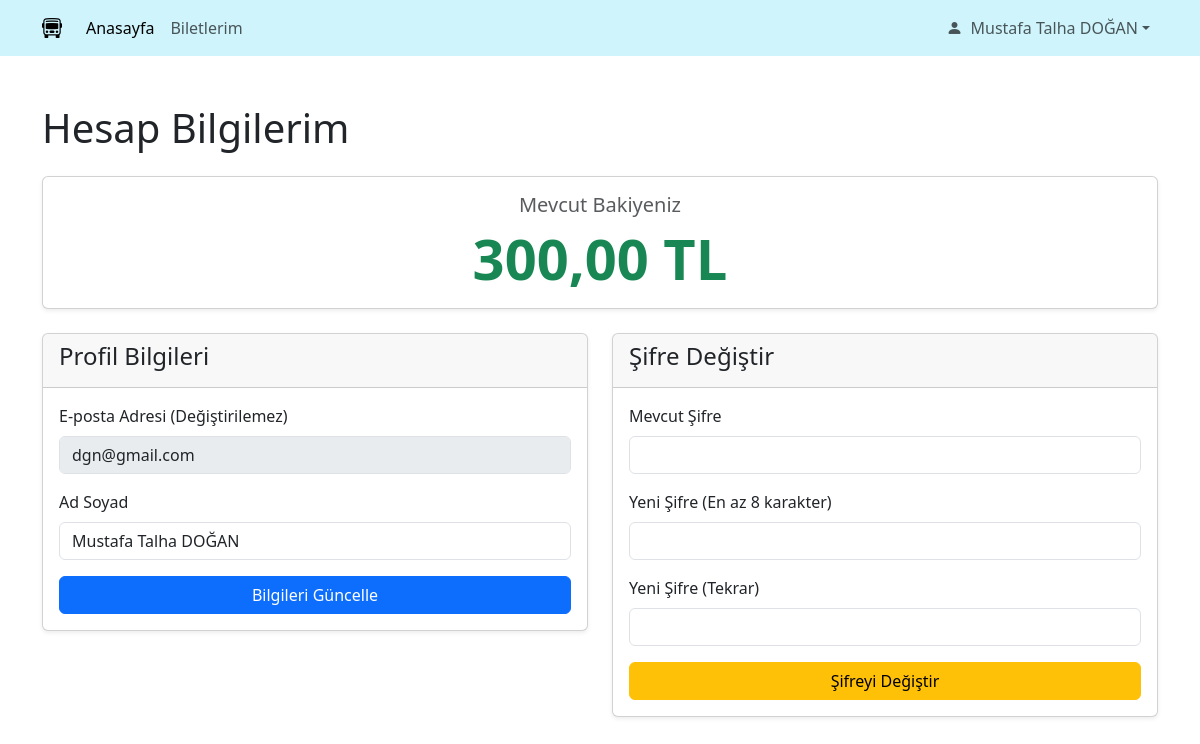
Before: /my-account.php (signed in) with the older database file.
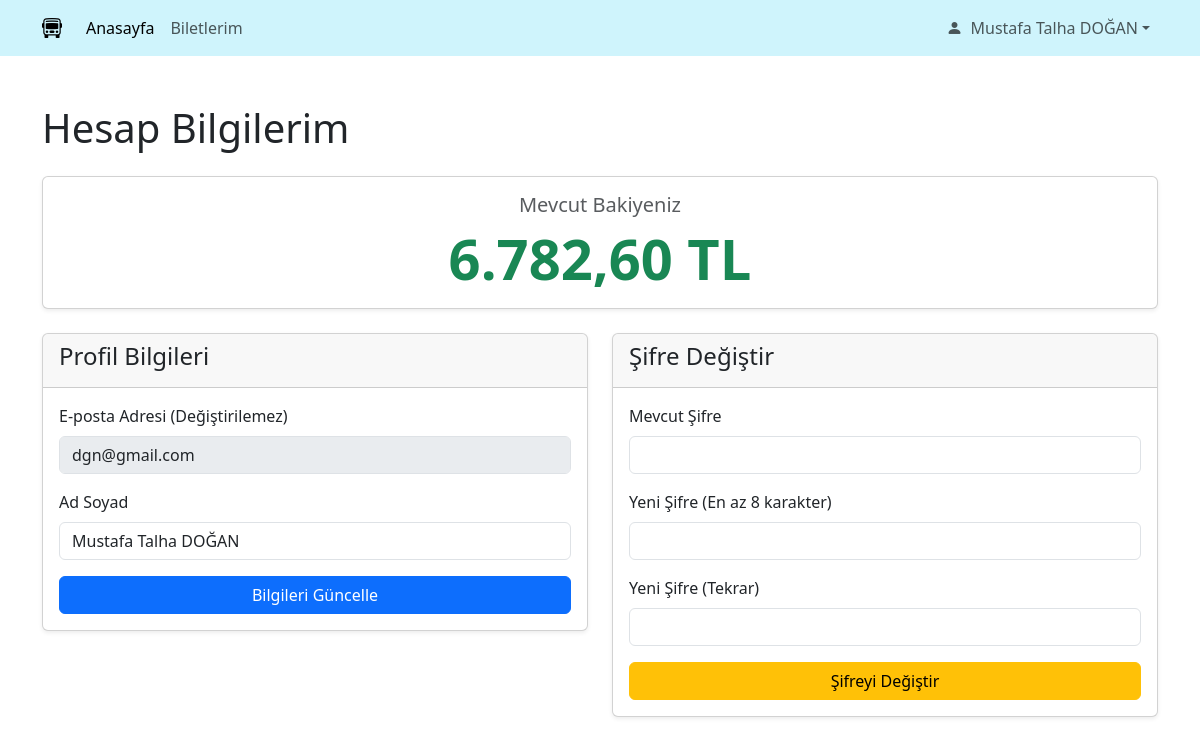
After: the same page with the newer database file.
### tables this page shows
CREATE TABLE "User" (
	"id"	TEXT NOT NULL UNIQUE,
	"full_name"	TEXT NOT NULL,
	"email"	TEXT NOT NULL UNIQUE,
	"role"	TEXT NOT NULL,
	"password"	TEXT NOT NULL,
	"company_id"	NUMERIC,
	"balance"	REAL DEFAULT 800,
	"created_at"	TEXT NOT NULL,
	PRIMARY KEY("id"),
	FOREIGN KEY("company_id") REFERENCES "Bus_Company"("id"),
	CHECK("role" IN ('user', 'company', 'admin'))
);

### public/my-account.php (the view, shortened to what this page needs)
<?php
require_once __DIR__ . '/../app/config.php';
$user_id = $_SESSION['user_id'];
$stmt = $pdo->prepare("SELECT full_name, email, balance FROM User WHERE id = :user_id");
$stmt->execute([':user_id' => $user_id]);
$current_user = $stmt->fetch(PDO::FETCH_ASSOC);
?>
<!DOCTYPE html>
<html lang="tr">
<head>
    <link href="https://cdn.jsdelivr.net/npm/bootstrap@5.3.2/dist/css/bootstrap.min.css" rel="stylesheet">
    <link rel="stylesheet" href="https://cdn.jsdelivr.net/npm/bootstrap-icons@1.11.1/font/bootstrap-icons.css">
    <link rel="stylesheet" href="assets/css/header.css">
</head>
<body>
<?php require_once 'assets/partials/header.php'; ?>
<main class="container my-5">
    <h1 class="mb-4">Hesap Bilgilerim</h1>
    <div class="row g-4">
        <div class="col-12">
            <div class="card text-center shadow-sm">
                <div class="card-body">
                    <h5 class="card-title text-muted">Mevcut Bakiyeniz</h5>
                    <p class="card-text display-4 fw-bold text-success">
                        <?php echo htmlspecialchars(number_format($current_user['balance'], 2, ',', '.')); ?> TL
                    </p>
                </div>
            </div>
        </div>
        <div class="col-md-6">
            <div class="card shadow-sm">
                <div class="card-header">
                    <h4>Profil Bilgileri</h4>
                </div>
                <div class="card-body">
                    <form method="POST">
                        <div class="mb-3">
                            <label for="email" class="form-label">E-posta Adresi (Değiştirilemez)</label>
                            <input type="email" id="email" class="form-control" value="<?php echo htmlspecialchars($current_user['email']); ?>" disabled readonly>
                        </div>
                        <div class="mb-3">
                            <label for="full_name" class="form-label">Ad Soyad</label>
                            <input type="text" id="full_name" name="full_name" class="form-control" value="<?php echo htmlspecialchars($current_user['full_name']); ?>" required>
                        </div>
                        <button type="submit" name="update_profile" class="btn btn-primary w-100">Bilgileri Güncelle</button>
                    </form>
                </div>
            </div>
        </div>
        <div class="col-md-6">
            <div class="card shadow-sm">
                <div class="card-header">
                    <h4>Şifre Değiştir</h4>
                </div>
                <div class="card-body">
                    <form method="POST">
                        <div class="mb-3">
                            <label for="current_password" class="form-label">Mevcut Şifre</label>
                            <input type="password" id="current_password" name="current_password" class="form-control" required>
                        </div>
                        <div class="mb-3">
                            <label for="new_password" class="form-label">Yeni Şifre (En az 8 karakter)</label>
                            <input type="password" id="new_password" name="new_password" class="form-control" required>
                        </div>
                        <div class="mb-3">
                            <label for="confirm_password" class="form-label">Yeni Şifre (Tekrar)</label>
                            <input type="password" id="confirm_password" name="confirm_password" class="form-control" required>
                        </div>
                        <button type="submit" name="change_password" class="btn btn-warning w-100">Şifreyi Değiştir</button>
                    </form>
                </div>
            </div>
        </div>
    </div>
</main>
</body>
</html>

### public/assets/partials/header.php (shortened to what this page needs)
<header class="header">
    <nav class="navbar navbar-expand-md bg-info-subtle">
        <div class="container">
            <a class="navbar-brand header-image" href="/">
                <i class="bi bi-bus-front"></i>
            </a>
            <div class="collapse navbar-collapse" id="navbarSupportedContent">
                <ul class="navbar-nav me-auto mb-2 mb-lg-0">
                    <li class="nav-item">
                        <a class="nav-link active" aria-current="page" href="index.php">Anasayfa</a>
                    </li>
                    <li class="nav-item">
                        <a class="nav-link" href="/my-tickets.php">Biletlerim</a>
                    </li>
                    </ul>
                <ul class="navbar-nav ms-auto mb-2 mb-lg-0">
                    <?php if (isset($_SESSION['user_id'])): ?>
                        <li class="nav-item dropdown">
                            <a class="nav-link dropdown-toggle d-flex align-items-center" href="#" id="navbarDropdown" role="button" data-bs-toggle="dropdown" aria-expanded="false">
                                <i class="bi bi-person-fill me-2"></i>
                                <?php echo htmlspecialchars($_SESSION['user_fullname']); ?>
                            </a>
                        </li>
                    <?php else: ?>
                        <li class="nav-item">
                            <a class="nav-link" href="login.php">Giriş Yap</a>
                        </li>
                    <?php endif; ?>
                </ul>
            </div>
        </div>
    </nav>
</header>

### public/assets/css/header.css (style rules this page uses)
.header-image { background-color: transparent; }

Changed rows visible on the page:
changed user "dgn@gmail.com": balance "300,00" → "6.782,60"
